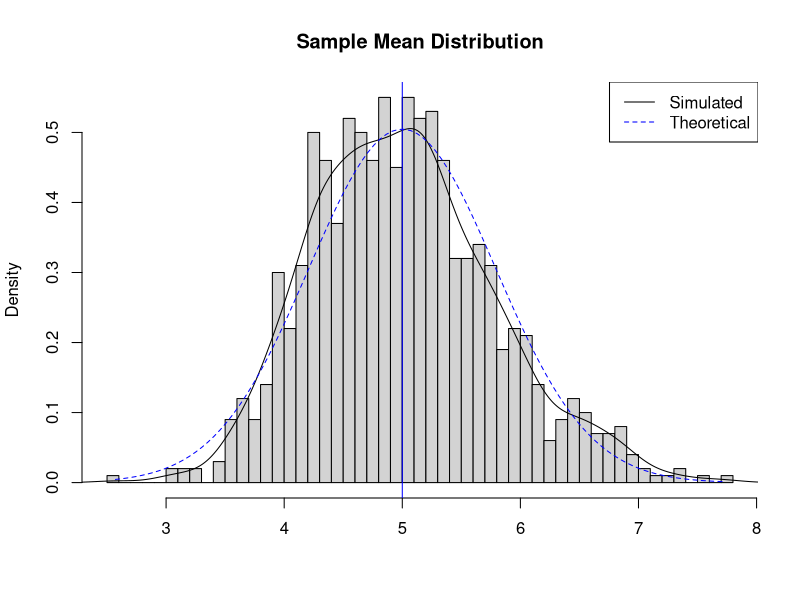
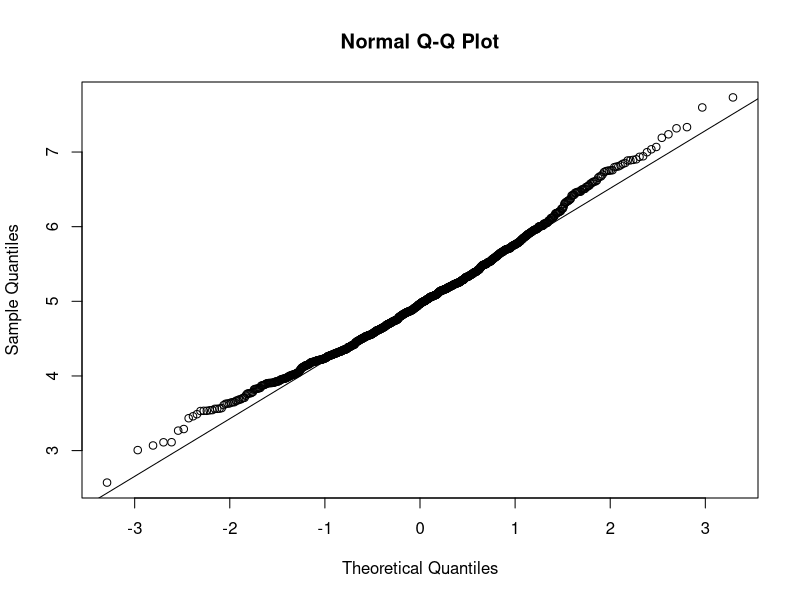

The R script that drew these images, in order:
## ---- chunk 1
library(ggplot2)
#Make reproducible
set.seed(881014)

lambda <- 0.2

num_simulations <- 1000

sample_size <- 40

#all simulations
simulations <- matrix(rexp(num_simulations*sample_size,rate=lambda),
               num_simulations, sample_size)

#Average
exps_means <- rowMeans(simulations)
## ---- chunk 2
# plot the histogram of sample mean with legend
hist(exps_means, breaks=50, prob=TRUE,
     main="Sample Mean Distribution",xlab="")
lines(density(exps_means))
abline(v=1/lambda, col="blue")
xfit <- seq(min(exps_means), max(exps_means), length=100)
yfit <- dnorm(xfit, mean=1/lambda, sd=(1/lambda/sqrt(sample_size)))
lines(xfit, yfit, pch=22, col="blue", lty=2)
legend('topright', c("Simulated", "Theoretical"), lty=c(1,2), col=c("black", "blue"))
## ---- chunk 3
#plot of distribution difference
qqnorm(exps_means); qqline(exps_means)
